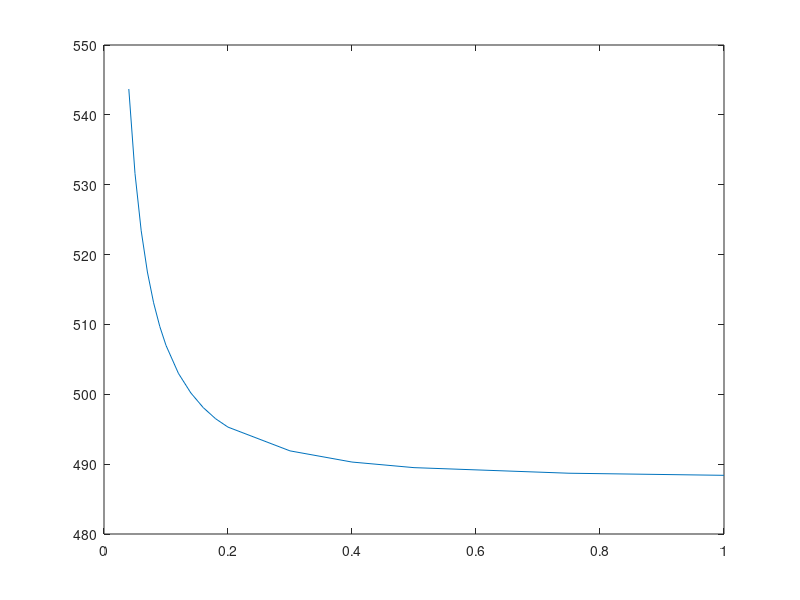
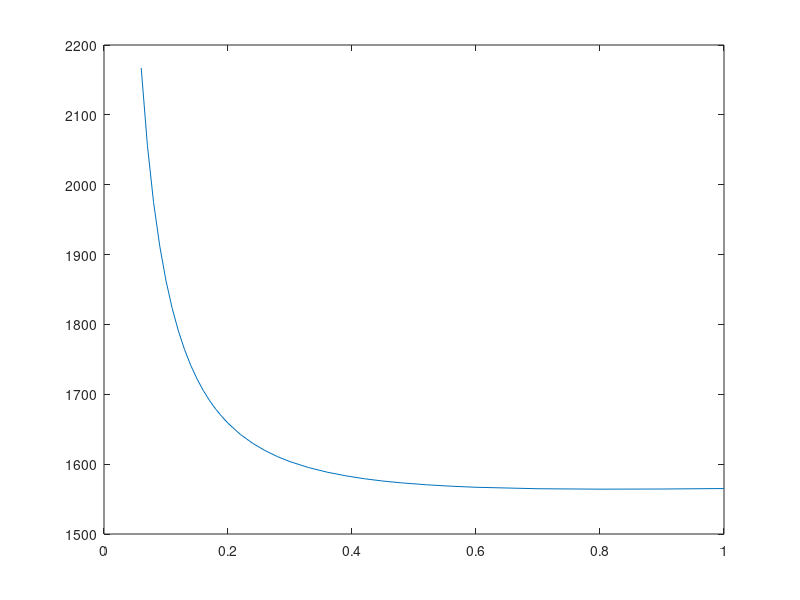

Write MATLAB code to recreate these figures, in order.
%% Declaration 
% The purpose of this is to represent maximum force in the 10 mm and 20 mm BPA as a
% function of resting length, using the Festo Muscle SIM tool.

%% Clean up workspace
clear;
clc;
close all;

%% Data
A = [40,543.700000000000;
    50,531.600000000000;
    60,523.400000000000;
    70,517.500000000000;
    80,513.100000000000;
    90,509.700000000000;
    100,507;120,503;
    140,500.200000000000;
    160,498.100000000000;
    180,496.500000000000;
    200,495.300000000000;
    300,491.900000000000;
    400,490.300000000000;
    500,489.500000000000;
    750,488.700000000000;
    1000,488.400000000000];

FestLrest10 = A(:,1)/1000;    %Resting lengths, 10 mm
FestMax10 = A(:,2);           %Maximum force, 10 mm

B = [60,2167.10000000000;
    70,2056.30000000000;
    80,1974.40000000000;
    90,1911.70000000000;
    100,1862.50000000000;
    110,1823;120,1790.60000000000;
    130,1763.80000000000;
    140,1741.20000000000;
    150,1722.10000000000;
    160,1705.60000000000;
    170,1691.40000000000;
    180,1679;190,1668.20000000000;
    200,1658.60000000000;
    220,1642.50000000000;
    240,1629.70000000000;
    260,1619.30000000000;
    280,1610.70000000000;
    300,1603.60000000000;
    330,1595.10000000000;
    360,1588.50000000000;
    390,1583.30000000000;
    420,1579.10000000000;
    450,1575.80000000000;
    480,1573.20000000000;
    520,1570.50000000000;
    560,1568.40000000000;
    600,1566.90000000000;
    700,1564.80000000000;
    800,1564.20000000000;
    900,1564.40000000000;
    1000,1565.10000000000];

FestLrest20 = B(:,1)/1000;    %Resting lengths, 20 mm
FestMax20 = B(:,2);           %Maximum force, 20 mm

%% Save

save Fmax_Festo.mat FestLrest10 FestMax10 FestLrest20 FestMax20

%% Plot

figure
plot(FestLrest10, FestMax10);

figure
plot(FestLrest20, FestMax20);